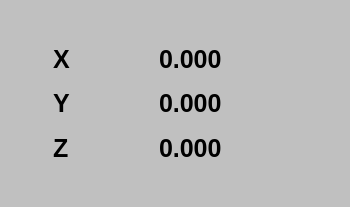
<?xml version="1.0" encoding="UTF-8"?>
<ui version="4.0">
 <class>Form</class>
 <widget class="QWidget" name="Form">
  <property name="geometry">
   <rect>
    <x>0</x>
    <y>0</y>
    <width>350</width>
    <height>207</height>
   </rect>
  </property>
  <property name="minimumSize">
   <size>
    <width>350</width>
    <height>207</height>
   </size>
  </property>
  <property name="maximumSize">
   <size>
    <width>350</width>
    <height>207</height>
   </size>
  </property>
  <property name="windowTitle">
   <string>Form</string>
  </property>
  <property name="styleSheet">
   <string notr="true">background-color: rgb(192, 192, 192);</string>
  </property>
  <layout class="QGridLayout" name="gridLayout" columnstretch="2,3">
   <property name="leftMargin">
    <number>33</number>
   </property>
   <property name="topMargin">
    <number>40</number>
   </property>
   <property name="bottomMargin">
    <number>40</number>
   </property>
   <item row="0" column="0">
    <widget class="QLabel" name="label">
     <property name="font">
      <font>
       <pointsize>19</pointsize>
       <weight>75</weight>
       <bold>true</bold>
      </font>
     </property>
     <property name="styleSheet">
      <string notr="true"/>
     </property>
     <property name="text">
      <string>X</string>
     </property>
     <property name="indent">
      <number>20</number>
     </property>
    </widget>
   </item>
   <item row="0" column="1">
    <widget class="QLabel" name="Lab_X_Pos">
     <property name="font">
      <font>
       <pointsize>19</pointsize>
       <weight>75</weight>
       <bold>true</bold>
      </font>
     </property>
     <property name="styleSheet">
      <string notr="true"/>
     </property>
     <property name="text">
      <string>0.000</string>
     </property>
    </widget>
   </item>
   <item row="1" column="0">
    <widget class="QLabel" name="label_2">
     <property name="font">
      <font>
       <pointsize>19</pointsize>
       <weight>75</weight>
       <bold>true</bold>
      </font>
     </property>
     <property name="styleSheet">
      <string notr="true"/>
     </property>
     <property name="text">
      <string>Y</string>
     </property>
     <property name="indent">
      <number>20</number>
     </property>
    </widget>
   </item>
   <item row="1" column="1">
    <widget class="QLabel" name="Lab_Y_Pos">
     <property name="font">
      <font>
       <pointsize>19</pointsize>
       <weight>75</weight>
       <bold>true</bold>
      </font>
     </property>
     <property name="styleSheet">
      <string notr="true"/>
     </property>
     <property name="text">
      <string>0.000</string>
     </property>
    </widget>
   </item>
   <item row="2" column="0">
    <widget class="QLabel" name="label_3">
     <property name="font">
      <font>
       <pointsize>19</pointsize>
       <weight>75</weight>
       <bold>true</bold>
      </font>
     </property>
     <property name="styleSheet">
      <string notr="true"/>
     </property>
     <property name="text">
      <string>Z</string>
     </property>
     <property name="indent">
      <number>20</number>
     </property>
    </widget>
   </item>
   <item row="2" column="1">
    <widget class="QLabel" name="Lab_Z_Pos">
     <property name="font">
      <font>
       <pointsize>19</pointsize>
       <weight>75</weight>
       <bold>true</bold>
      </font>
     </property>
     <property name="styleSheet">
      <string notr="true"/>
     </property>
     <property name="text">
      <string>0.000</string>
     </property>
    </widget>
   </item>
  </layout>
 </widget>
 <resources/>
 <connections/>
</ui>
